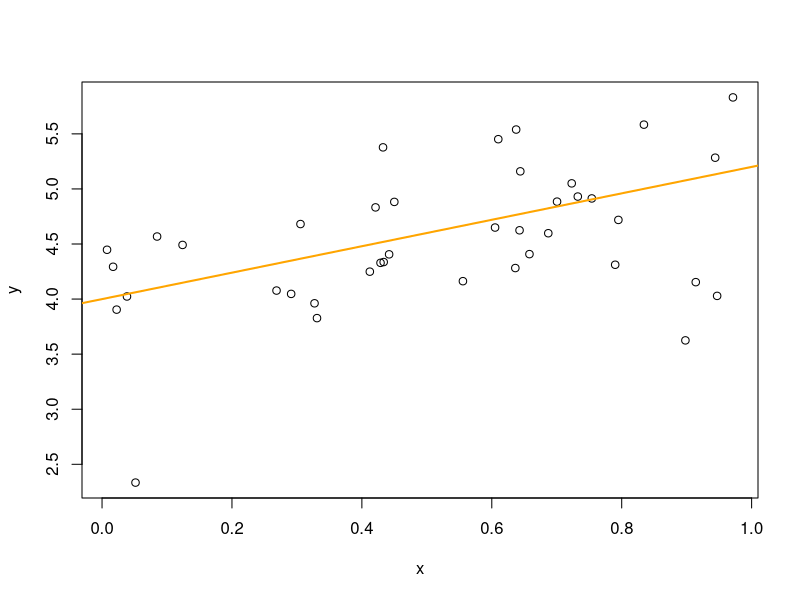

Source code (R):
a  <- 4
b  <- 1.2
x  <- runif(40)
y  <- a + b*x
y  <- a + b *x + rnorm(40,sd = sqrt(0.4))
plot(x,y)
abline(a = a, b = b, col = "orange", lwd = 2)
dev.print(pdf, "toyline-linear.pdf")


